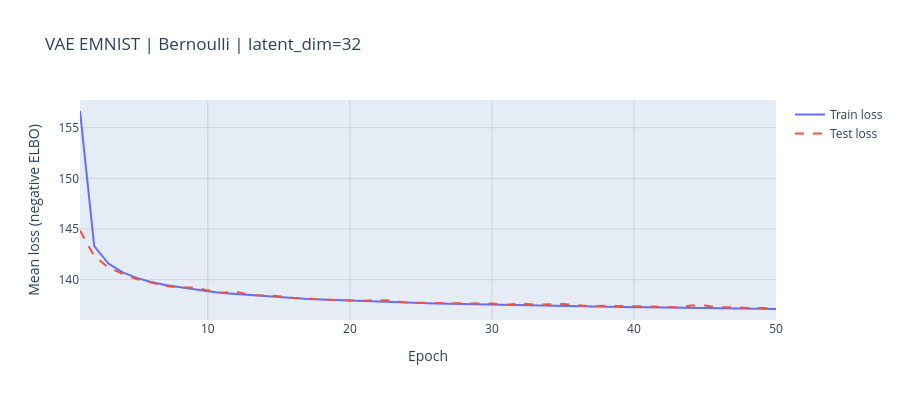

The code cell stored with this chart in its notebook:
### Markdown cell above
## 10. Loss curve (for the presentation)

### Code cell
fig = go.Figure()
fig.add_trace(go.Scatter(x=epoch_list, y=train_loss_list,
                         mode='lines', name='Train loss'))
fig.add_trace(go.Scatter(x=epoch_list, y=test_loss_list,
                         mode='lines', name='Test loss',
                         line=dict(dash='dash')))
fig.update_layout(
    title=f'VAE EMNIST | {RECONSTRUCTION} | latent_dim={LATENT_DIM}',
    xaxis_title='Epoch',
    yaxis_title='Mean loss (negative ELBO)',
    width=900, height=400,
)
fig.update_xaxes(showgrid=True, gridcolor='rgba(0,0,0,0.1)')
fig.update_yaxes(showgrid=True, gridcolor='rgba(0,0,0,0.1)')

os.makedirs(RESULTS_DIR, exist_ok=True)
fig.write_image(os.path.join(RESULTS_DIR, 'vae_loss_curve.png'), scale=2)
fig.show()

### Figure 1 — Plotly figure (JSON) as saved in the notebook; plotly's stock layout.template omitted (floating-point values rounded to 4 significant figures)
{"data": [{"mode": "lines", "name": "Train loss", "type": "scatter", "x": [1, 2, 3, 4, 5, 6, 7, 8, 9, 10, 11, 12, 13, 14, 15, 16, 17, 18, 19, 20, 21, 22, 23, 24, 25, 26, 27, 28, 29, 30, 31, 32, 33, 34, 35, 36, 37, 38, 39, 40, 41, 42, 43, 44, 45, 46, 47, 48, 49, 50], "y": [156.6, 143.3, 141.6, 140.7, 140.2, 139.8, 139.5, 139.2, 139.0, 138.8, 138.7, 138.6, 138.5, 138.4, 138.2, 138.2, 138.1, 138.0, 138.0, 137.9, 137.9, 137.8, 137.8, 137.7, 137.7, 137.7, 137.6, 137.6, 137.6, 137.5, 137.5, 137.5, 137.4, 137.4, 137.4, 137.4, 137.3, 137.3, 137.3, 137.3, 137.3, 137.2, 137.2, 137.2, 137.2, 137.2, 137.2, 137.1, 137.1, 137.1]}, {"line": {"dash": "dash"}, "mode": "lines", "name": "Test loss", "type": "scatter", "x": [1, 2, 3, 4, 5, 6, 7, 8, 9, 10, 11, 12, 13, 14, 15, 16, 17, 18, 19, 20, 21, 22, 23, 24, 25, 26, 27, 28, 29, 30, 31, 32, 33, 34, 35, 36, 37, 38, 39, 40, 41, 42, 43, 44, 45, 46, 47, 48, 49, 50], "y": [144.8, 142.3, 141.2, 140.6, 140.0, 139.7, 139.4, 139.2, 139.2, 138.9, 138.7, 138.8, 138.5, 138.4, 138.4, 138.2, 138.2, 138.0, 138.0, 137.9, 137.9, 138.0, 137.9, 137.7, 137.7, 137.7, 137.7, 137.7, 137.6, 137.6, 137.5, 137.6, 137.5, 137.6, 137.6, 137.5, 137.4, 137.4, 137.4, 137.4, 137.4, 137.3, 137.3, 137.4, 137.4, 137.3, 137.3, 137.2, 137.2, 137.2]}], "layout": {"height": 400, "title": {"text": "VAE EMNIST | Bernoulli | latent_dim=32"}, "width": 900, "xaxis": {"gridcolor": "rgba(0,0,0,0.1)", "showgrid": true, "title": {"text": "Epoch"}}, "yaxis": {"gridcolor": "rgba(0,0,0,0.1)", "showgrid": true, "title": {"text": "Mean loss (negative ELBO)"}}}}
